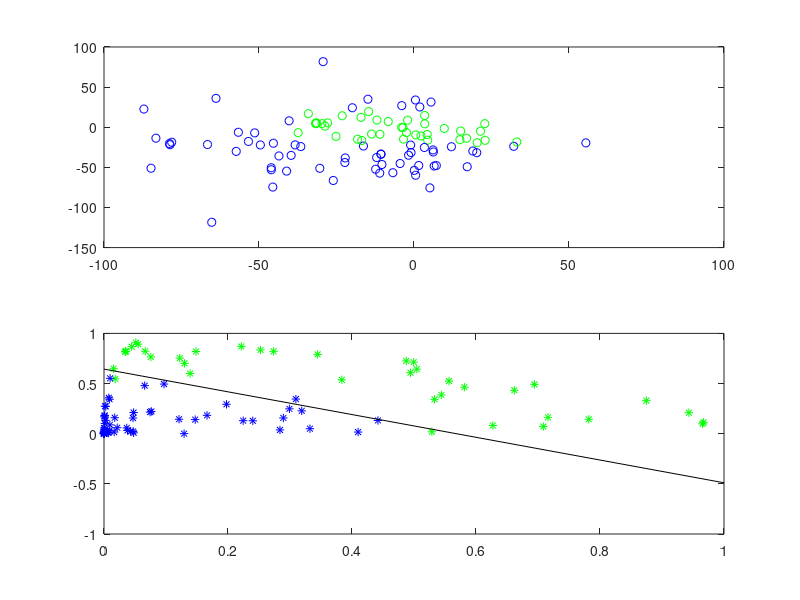

This chart was generated by the following MATLAB code:
%% ========================================================================
% constructing dataset
close all,clear;
x = 30*[(randn(100,1)-0.5),(randn(100,1)-0.5)];
y = ones(100,1);
d = 20;
y(find(x(:,1)>-2*d & x(:,2)>-d & x(:,1)<2*d & x(:,2)<d)) = -1;
%% ========================================================================
% plot x vs y
subplot(2,1,1)
for i =1:100
    if(y(i)==1)
        plot(x(i,1),x(i,2),'bo')
    else
        plot(x(i,1),x(i,2),'go')
    end
    hold on
end
%% ========================================================================
% computing new features (kernels) ==> gaussian kernel 
% gaussian kernel ==> similarty between features and landmarks
l = [d,0
    -d,0]; %landmarks
sigma = 20;
for j =1:2
    for i=1:100
        f(i,j) = exp(- ((norm(x(i,:)-l(j,:)).^2)/(2*sigma*sigma)));  
    end
end
%% ========================================================================
% plotting f vs y [becomes linearly seperable]
subplot(2,1,2)
for i =1:100
    if(y(i)==1)
        plot(f(i,1),f(i,2),'b*');
    else
        plot(f(i,1),f(i,2),'g*');
    end
    hold on
end
%% ========================================================================
% linear regression
f = [f,ones(100,1)];
w = inv(f'*f)*f'*y;
display(w)
g = (0:.1:1)';
h = -(g*w(2)+w(3))/w(1);
plot(g,h,'k')

